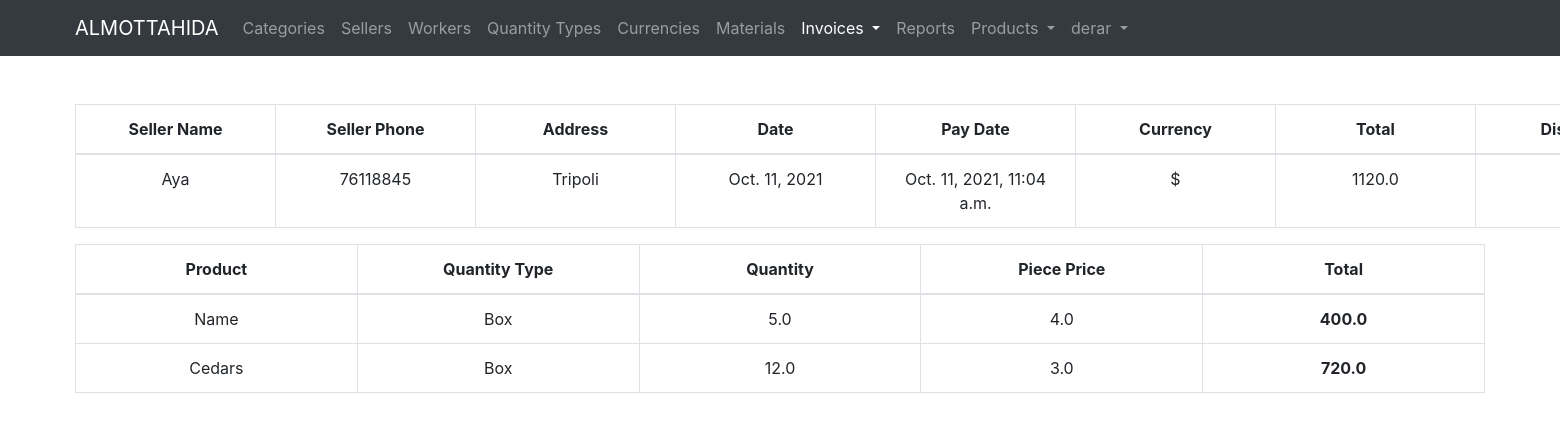
The page /invoice/9/ (signed in) on the database its author committed.
### product/models.py (models this page shows, shortened)
class Invoice(models.Model):
    total = models.FloatField()
    discount = models.FloatField()
    payed = models.FloatField()
    expected_earn = models.FloatField(blank=True, null=True)
    earn = models.FloatField(blank=True, null=True)
    dept = models.FloatField()
    date_published = models.DateTimeField(auto_now_add=True)
    currency = models.ForeignKey(Currency, on_delete=models.SET_NULL, null=True)
    seller = models.ForeignKey(Seller, on_delete=models.SET_NULL, null=True)
    worker = models.ForeignKey(Worker, on_delete=models.SET_NULL, null=True)
    paydate = models.DateField()

class Seller(models.Model):
    name = models.CharField(max_length=30, unique=True)
    phone = models.CharField(max_length=300, null=True, unique=True, blank=False)
    address = models.CharField(max_length=300, null=True, blank=False)

class Currency(models.Model):
    name = models.CharField(max_length=30, unique=True)
    value = models.FloatField()
    rate = models.FloatField()

class InvoiceProduct(models.Model):
    product = models.ForeignKey(Product, on_delete=models.CASCADE, )
    invoice = models.ForeignKey(Invoice, on_delete=models.CASCADE, )
    quantity = models.FloatField()
    extra_quantity = models.FloatField()
    quantity_type = models.ForeignKey(QuantityType, on_delete=models.CASCADE, )
    piece_price = models.FloatField()
    total = models.FloatField()

class Product(models.Model):
    name = models.CharField(max_length=30, unique=True)
    stock_price = models.FloatField()
    price = models.FloatField()
    special = models.FloatField()
    expire = models.DateField(null=True, blank=False)
    category = models.ForeignKey(Category, on_delete=models.SET_NULL, null=True)
    seller = models.ForeignKey(Seller, on_delete=models.SET_NULL, null=True)
    material = models.ManyToManyField(Material)
    quantity_type = models.ForeignKey(QuantityType, on_delete=models.SET_NULL, null=True)
    quantity = models.FloatField()
    extra_quantity = models.FloatField(null=True, default=0)
    barcode = models.CharField(null=True, max_length=30, blank=False)
    identifier = models.CharField(null=True, max_length=30, blank=False)
    location = models.CharField(null=True, max_length=30, blank=False)
    alert_if_lower_than = models.IntegerField(null=True)
    image = models.CharField(max_length=100, blank=False, null=True)

class QuantityType(models.Model):
    name = models.CharField(max_length=30, unique=True)
    value = models.FloatField()

### product/views.py (the view)
# urls.py: path("invoice/<int:pk>/", views.view_invoice, name='invoice.view'),
@login_required(login_url=LOGIN_URL)
def view_invoice(request, pk):
    invoice = Invoice.objects.get(pk=pk)
    products = InvoiceProduct.objects.filter(invoice_id=pk)
    return render(request, "invoice/view.html", {"invoice": invoice, "products": products})

### templates/invoice/view.html
{% extends "base.html" %}
{% block content %}
    <div class="row">
        <div class="col-12">
            <table class="table table-bordered">
                <thead>
                <tr>
                    <th scope="col">Seller Name</th>
                    <th scope="col">Seller Phone</th>
                    <th scope="col">Address</th>
                    <th scope="col">Date</th>
                    <th scope="col">Pay Date</th>
                    <th scope="col">Currency</th>
                    <th scope="col">Total</th>
                    <th scope="col">Discount</th>
                </tr>
                </thead>
                <tbody>
                <tr>
                    <td>{{ invoice.seller.name }}</td>
                    <td>{{ invoice.seller.phone }}</td>
                    <td>{{ invoice.seller.address }}</td>
                    <td>{{ invoice.date_published|date }}</td>
                    <td>{{ invoice.date_published }}</td>
                    <td>{{ invoice.currency.name }}</td>
                    <td>{{ invoice.total }}</td>
                    <td>{{ invoice.discount }}</td>
                </tr>
                </tbody>
            </table>
        </div>
        <div class="col-12">
            <table class="table table-bordered">
                <thead>
                <tr>
                    <th scope="col">Product</th>
                    <th scope="col">Quantity Type</th>
                    <th scope="col">Quantity</th>
                    <th scope="col">Piece Price</th>
                    <th scope="col">Total</th>
                </tr>
                </thead>
                <tbody>
                {% for product in products %}
                    <tr>
                        <td>{{ product.product.name }}</td>
                        <td>{{ product.quantity_type.name }}</td>
                        <td>{{ product.quantity }}</td>
                        <td>{{ product.piece_price }}</td>
                        <th scope="row">{{ product.total }}</th>
                    </tr>
                {% endfor %}
                </tbody>
            </table>
        </div>
    </div>
{% endblock %}

### templates/base.html (shortened to what this page needs)
<!doctype html>
<html lang="en">
<head>
    <link rel="stylesheet" href="https://stackpath.bootstrapcdn.com/bootstrap/4.1.3/css/bootstrap.min.css">
    <link href="https://cdn.jsdelivr.net/npm/vuetify@2.x/dist/vuetify.min.css" rel="stylesheet">
    <link href="https://cdn.jsdelivr.net/npm/@mdi/font@4.x/css/materialdesignicons.min.css" rel="stylesheet">
    <link rel="stylesheet"
          href="https://cdnjs.cloudflare.com/ajax/libs/bootstrap-datepicker/1.9.0/css/bootstrap-datepicker.min.css"/>
</head>
<body>
<nav class="navbar navbar-expand-lg navbar-dark bg-dark">
    <div class="container">
        <a class="navbar-brand" href="/">ALMOTTAHIDA</a>
        <div class="collapse navbar-collapse" id="navbarSupportedContent">
            <ul class="navbar-nav">
                {% if user.is_authenticated %}
                    <li class="nav-item">
                        <a class="nav-link {% if request.resolver_match.view_name == 'category.all' %}active{% endif %}"
                           href="{% url 'category.all' %}">Categories</a>
                    </li>
                    <li class="nav-item">
                        <a class="nav-link {% if request.resolver_match.view_name == 'seller.all' %}active{% endif %}"
                           href="{% url 'seller.all' %}">Sellers</a>
                    </li>
                     <li class="nav-item">
                        <a class="nav-link {% if request.resolver_match.view_name == 'workers.all' %}active{% endif %}"
                           href="{% url 'worker.all' %}">Workers</a>
                    </li>
                    <li class="nav-item">
                        <a class="nav-link {% if request.resolver_match.view_name == 'quantity_type.all' %}active{% endif %}"
                           href="{% url 'quantity_type.all' %}">Quantity Types</a>
                    </li>
                    <li class="nav-item">
                        <a class="nav-link {% if request.resolver_match.view_name == 'currency.all' %}active{% endif %}"
                           href="{% url 'currency.all' %}">Currencies</a>
                    </li>
                    <li class="nav-item">
                        <a class="nav-link {% if request.resolver_match.view_name == 'material.all' %}active{% endif %}"
                           href="{% url 'material.all' %}">Materials</a>
                    </li>
                    <li class="nav-item dropdown">
                        <a class="nav-link dropdown-toggle {% if "invoice" in request.resolver_match.view_name %}active{% endif %}"
                           href="#" id="navbarDropdown" role="button"
                           data-toggle="dropdown" aria-haspopup="true" aria-expanded="false">
                            Invoices
                        </a>
                    </li>
                    <li class="nav-item">
                        <a class="nav-link" href="#">Reports</a>
                    </li>
                    <li class="nav-item dropdown">
                        <a class="nav-link dropdown-toggle {% if "product" in request.resolver_match.view_name %}active{% endif %}"
                           href="#" id="navbarDropdown" role="button"
                           data-toggle="dropdown" aria-haspopup="true" aria-expanded="false">
                            Products
                        </a>
                    </li>
                    <li class="nav-item dropdown">
                        <a class="nav-link dropdown-toggle" href="#" id="navbarDropdown" role="button"
                           data-toggle="dropdown" aria-haspopup="true" aria-expanded="false">
                            {{ user.username }}
                        </a>
                    </li>
                {% endif %}
            </ul>
        </div>
    </div>
</nav>
<div class="container pt-5">
    {% block content %}
    {% endblock %}
</div>
</body>
</html>

### templates/base.html (style rules this page uses)
.container { width: 98%; max-width: 1440px; }
td, th { min-width: 200px; text-align: center; }

### rows shown on the page
Invoice: seller.name "Aya", seller.phone "76118845", seller.address "Tripoli", date_published "Oct. 11, 2021", date_published "Oct. 11, 2021, 11:04 a.m.", currency.name "$", total "1120.0"
InvoiceProduct: product.name "Name", quantity_type.name "Box", quantity "5.0", piece_price "4.0", total "400.0"
InvoiceProduct: product.name "Cedars", quantity_type.name "Box", quantity "12.0", piece_price "3.0", total "720.0"

### other values the page prints
{{ user.username }} "derar"
